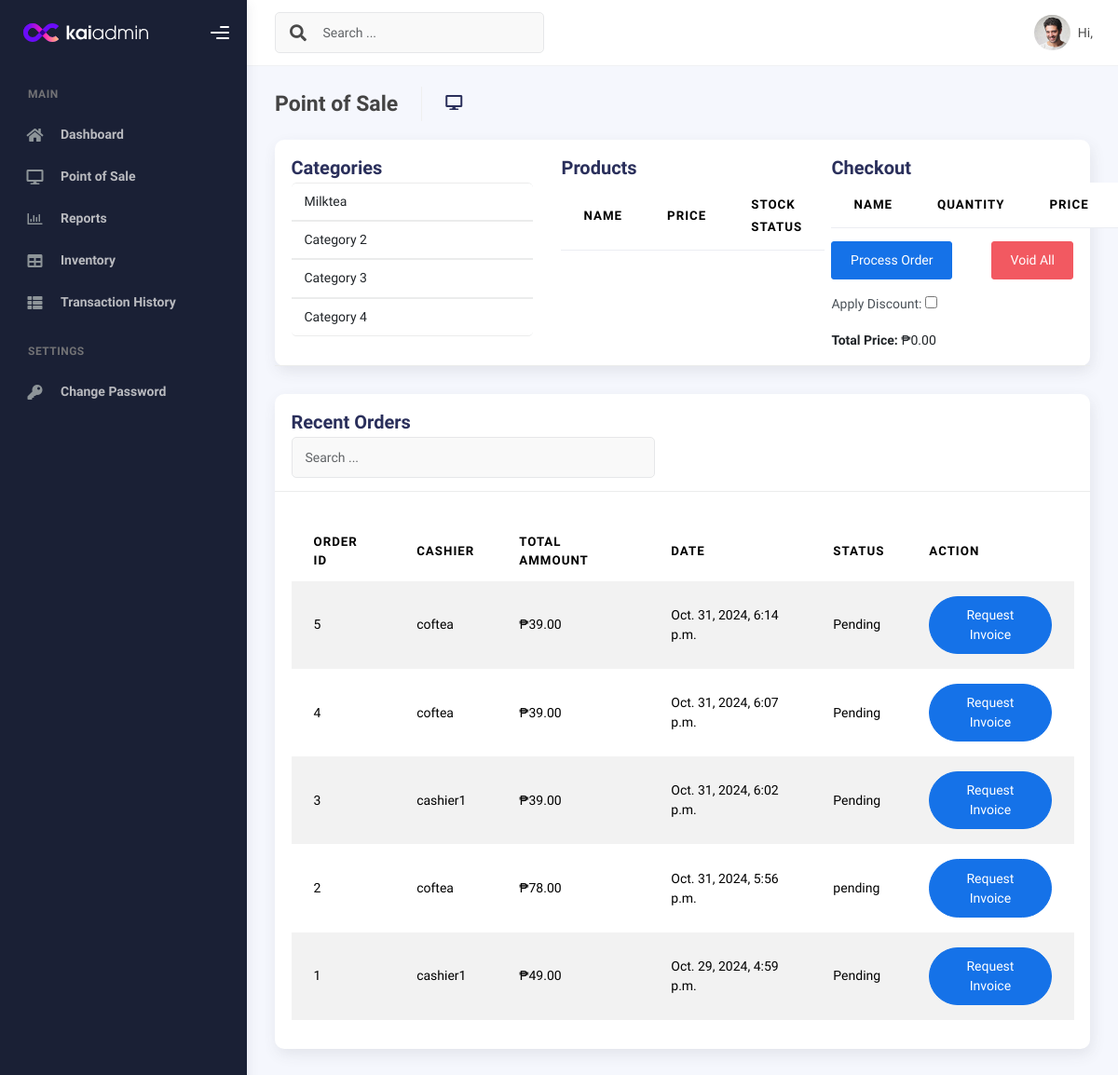
Before: /pos/ with the older database file.
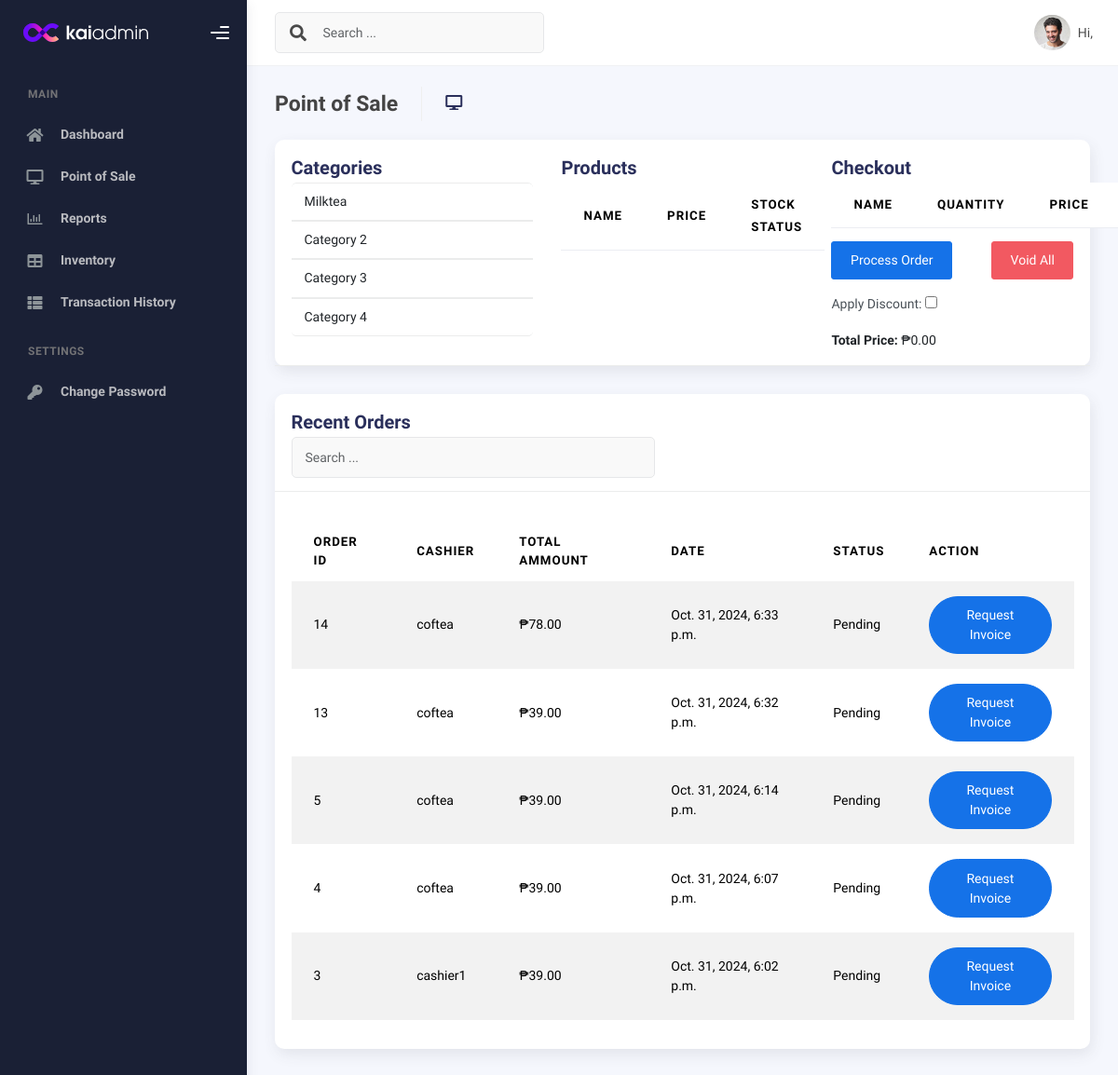
After: the same page with the newer database file.
### Coftea/models.py (models this page shows, shortened)
class Category(models.Model):
    category_id = models.AutoField(primary_key=True)
    category_name = models.CharField(max_length=100)

class OrderTransaction(models.Model):
    order_id = models.AutoField(primary_key=True)
    transaction_date = models.DateTimeField(auto_now_add=True)
    total_price = models.DecimalField(max_digits=10, decimal_places=2)
    user = models.ForeignKey(User, on_delete=models.CASCADE, related_name='orders')
    status = models.CharField(
        max_length=20,
        choices=[
            ('Pending', 'Pending'),
            ('Completed', 'Completed'),
            ('Cancelled', 'Cancelled')
        ],
        default='Pending'
    )

### Coftea/views.py (the view, shortened to what this page needs)
# urls.py: path('pos/', views.pos, name='pos'),
def pos(request):
    recent_orders = OrderTransaction.objects.order_by('-transaction_date')[:5]
    categories = Category.objects.all()
    products = Product.objects.all()
    context = {
        'recent_orders': recent_orders,
        'categories': categories,
        'products': products,
    }
    return render(request, 'pos.html', context)

### Coftea/models.py (called while the page is built)
    @property
    def stock_status(self):
        if self.quantity == 0:
            return 'No stock'
        elif self.quantity < 30:
            return 'Low stock'
        else:
            return 'High product'

### templates/pos.html (shortened to what the changed rows need)
{% extends "base.html" %}
{% block content %}
<div class="container">
    <div class="page-inner">
      <div class="page-category">
        <div class="card">
            <div class="card-header">
    <form method="post">
        <div class="row">
              <div class="col-md-4">
                <ul class="list-group">
                    {% for category in categories %}
                    <a class="list-group-item" onclick="showProductsByCategory({{ category.category_id }})">
                        {{ category.category_name }}
                    </a>
                    {% endfor %}
                </ul>
            </div>
        <div class="col-md-4">
            <table class="table">
                <thead>
                    <tr>
                        <th>Name</th>
                        <th>Price</th>
                        <th>Stock Status</th>
                    </tr>
                </thead>
            </table>
        </div>
        <div class="col-md-4">
            <table class="table">
                <thead>
                    <tr>
                        <th>Name</th>
                        <th>Quantity</th>
                        <th>Price</th>
                        <th>Action</th>
                    </tr>
                </thead>
            </table>
        </div>
    </div>
</form>
</div>
</div>
    </div>
        <div class="row">
            <div class="col-md-12">
              <div class="card">
                <div class="card-body">
                  <table class="table table-striped mt-3">
                    <thead>
                      <tr>
                        <th scope="col">Order ID</th>
                        <th scope="col">Cashier</th>
                        <th scope="col">Total Ammount</th>
                        <th scope="col">Date</th>
                        <th scope="col">Status</th>
                        <th scope="col">Action</th>
                      </tr>
                    </thead>
                    <tbody>
                        {% for order in recent_orders %}
                        <tr>
                          <td>{{ order.order_id }}</td>
                          <td>{{ order.user.username }}</td>
                          <td>₱{{ order.total_price }}</td>
                          <td>{{ order.transaction_date }}</td>
                          <td>{{ order.status }}</td>
                          <td>
                            <a href="" class="btn btn-primary btn-rounded" target="_blank">Request Invoice</a>
                        </td>
                        </tr>
                        {% empty %}
                        <tr>
                            <td colspan="6" style="text-align: center">
                              <p class="text-sm font-weight-bold mb-0">No Records Found</p>
                            </td>
                          </tr>
                      {% endfor %}
                    </tbody>
                  </table>
                </div>
              </div>
            </div>
          </div>
      </div>
    </div>
  </div>
{% endblock %}

Changed rows visible on the page:
no longer on this page (row unchanged): OrderTransaction: order_id "2", user.username "coftea", total_price "78.00", transaction_date "Oct. 31, 2024, 5:56 p.m.", status "pending"
no longer on this page (row unchanged): OrderTransaction: order_id "1", user.username "cashier1", total_price "49.00", transaction_date "Oct. 29, 2024, 4:59 p.m.", status "Pending"
added OrderTransaction: order_id "14", user.username "coftea", total_price "78.00", transaction_date "Oct. 31, 2024, 6:33 p.m.", status "Pending"
added OrderTransaction: order_id "13", user.username "coftea", total_price "39.00", transaction_date "Oct. 31, 2024, 6:32 p.m.", status "Pending"
